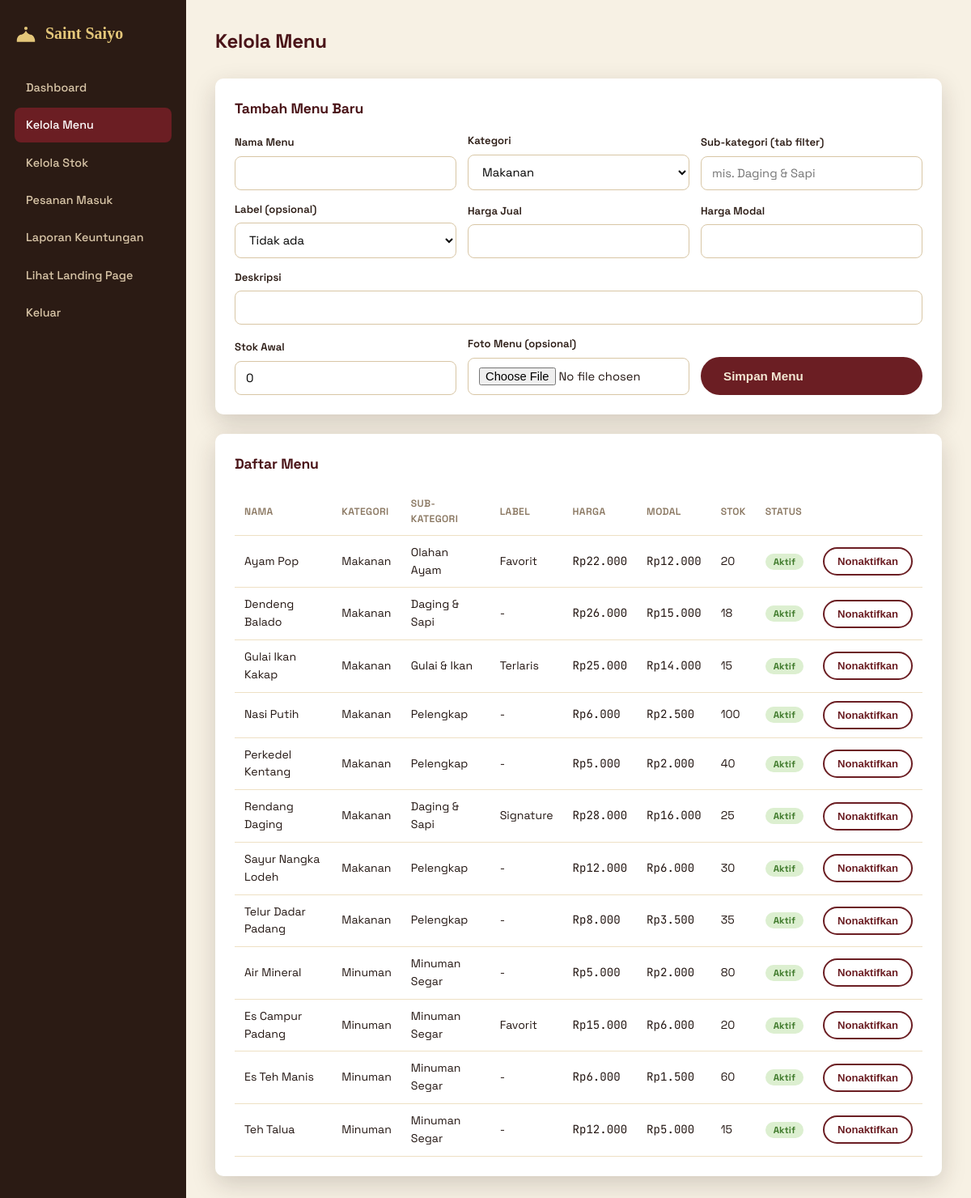
/admin/products.php (signed in), run on the app's committed database.
### tables this page shows
CREATE TABLE products (
  id INT AUTO_INCREMENT PRIMARY KEY,
  name VARCHAR(120) NOT NULL,
  category ENUM('makanan','minuman') NOT NULL,
  subcategory VARCHAR(40) DEFAULT NULL,
  badge VARCHAR(20) DEFAULT NULL,
  price INT NOT NULL,
  cost_price INT NOT NULL DEFAULT 0,    
  stock INT NOT NULL DEFAULT 0,
  description VARCHAR(255) DEFAULT '',
  image_url VARCHAR(255) DEFAULT '',
  is_active TINYINT(1) NOT NULL DEFAULT 1,
  created_at DATETIME DEFAULT CURRENT_TIMESTAMP
);

### includes/functions.php (called while the page is built, shortened)
<?php
function rupiah($n) {
    return 'Rp' . number_format((float)$n, 0, ',', '.');
}
function asset_url($path) {
    $full = __DIR__ . '/../' . ltrim($path, '/');
    $v = file_exists($full) ? filemtime($full) : time();
    return base_url($path) . '?v=' . $v;
}
function base_url($path = '') {
    return '/rmpadang/' . ltrim($path, '/');
}

### admin/products.php (the view, shortened to what this page needs)
<?php
require_once __DIR__ . '/../includes/functions.php';
require_once __DIR__ . '/../includes/partials.php';
$products = $pdo->query("SELECT * FROM products ORDER BY category, name")->fetchAll();
?>
<!DOCTYPE html>
<html lang="id">
<head>
<link rel="stylesheet" href="<?= asset_url('assets/css/style.css') ?>">
</head>
<body>
<div class="dash">
    <?php render_admin_sidebar('products'); ?>
    <div class="dash-main">
        <div class="dash-header"><h1>Kelola Menu</h1></div>
        <div class="panel">
            <h2>Tambah Menu Baru</h2>
            <form method="post" enctype="multipart/form-data" style="display:grid;grid-template-columns:repeat(3,1fr);gap:14px;align-items:end">
                <div class="field" style="margin:0"><label>Nama Menu</label><input type="text" name="name" required></div>
                <div class="field" style="margin:0"><label>Kategori</label>
                    <select name="category"><option value="makanan">Makanan</option><option value="minuman">Minuman</option></select>
                </div>
                <div class="field" style="margin:0"><label>Sub-kategori (tab filter)</label><input type="text" name="subcategory" placeholder="mis. Daging &amp; Sapi" required></div>
                <div class="field" style="margin:0"><label>Label (opsional)</label>
                    <select name="badge">
                        <option value="">Tidak ada</option>
                    </select>
                </div>
                <div class="field" style="margin:0"><label>Harga Jual</label><input type="number" name="price" required></div>
                <div class="field" style="margin:0"><label>Harga Modal</label><input type="number" name="cost_price" required></div>
                <div class="field" style="margin:0;grid-column:1/4"><label>Deskripsi</label><input type="text" name="description"></div>
                <div class="field" style="margin:0"><label>Stok Awal</label><input type="number" name="stock" value="0" required></div>
                <div class="field" style="margin:0"><label>Foto Menu (opsional)</label><input type="file" name="photo" accept=".jpg,.jpeg,.png,.webp"></div>
                <button class="btn btn-maroon" type="submit">Simpan Menu</button>
            </form>
        </div>
        <div class="panel">
            <h2>Daftar Menu</h2>
            <table>
                <thead><tr><th>Nama</th><th>Kategori</th><th>Sub-kategori</th><th>Label</th><th>Harga</th><th>Modal</th><th>Stok</th><th>Status</th><th></th></tr></thead>
                <tbody>
                <?php foreach ($products as $p): ?>
                <tr>
                    <td><?= htmlspecialchars($p['name']) ?></td>
                    <td><?= ucfirst($p['category']) ?></td>
                    <td><?= htmlspecialchars($p['subcategory'] ?? '-') ?></td>
                    <td><?= $p['badge'] ? ucfirst($p['badge']) : '-' ?></td>
                    <td class="mono"><?= rupiah($p['price']) ?></td>
                    <td class="mono"><?= rupiah($p['cost_price']) ?></td>
                    <td><?= $p['stock'] ?></td>
                    <td><span class="tag <?= $p['is_active'] ? 'selesai' : 'dibatalkan' ?>"><?= $p['is_active'] ? 'Aktif' : 'Nonaktif' ?></span></td>
                    <td>
                        <form method="post" style="display:inline">
                            <button class="btn btn-sm btn-outline" style="color:var(--maroon);border-color:var(--maroon)" type="submit"><?= $p['is_active'] ? 'Nonaktifkan' : 'Aktifkan' ?></button>
                        </form>
                    </td>
                </tr>
                <?php endforeach; ?>
                </tbody>
            </table>
        </div>
    </div>
</div>
</body>
</html>

### includes/partials.php (shortened to what this page needs)
<?php
function logo_mark() {
    echo '<svg viewBox="0 0 40 40" fill="none" xmlns="http://www.w3.org/2000/svg">
        <path d="M4 30 C8 16 14 26 20 14 C26 26 32 16 36 30 L36 34 L4 34 Z" fill="currentColor"/>
        <circle cx="20" cy="10" r="3" fill="currentColor"/>
    </svg>';
}
    ?>
    <?php
function render_admin_sidebar($active) {
    $links = [
        'dashboard' => ['url' => 'admin/dashboard.php', 'label' => 'Dashboard'],
        'products'  => ['url' => 'admin/products.php', 'label' => 'Kelola Menu'],
        'stock'     => ['url' => 'admin/stock.php', 'label' => 'Kelola Stok'],
        'orders'    => ['url' => 'admin/orders.php', 'label' => 'Pesanan Masuk'],
        'laporan'   => ['url' => 'admin/laporan.php', 'label' => 'Laporan Keuntungan'],
    ];
    ?>
    <div class="sidebar">
        <div class="brand"><?php logo_mark(); ?> Saint Saiyo</div>
        <?php foreach ($links as $key => $l): ?>
            <a href="<?= base_url($l['url']) ?>" class="side-link <?= $active === $key ? 'active' : '' ?>"><?= $l['label'] ?></a>
        <?php endforeach; ?>
        <a href="<?= base_url('index.php') ?>" class="side-link">Lihat Landing Page</a>
        <a href="<?= base_url('auth/logout.php') ?>" class="side-link">Keluar</a>
    </div>
    <?php
}
    ?>

### assets/css/style.css (style rules this page uses)
:root { --maroon: #6B1E23; --maroon-dark: #4A1418; --wood: #2B1B14; --gold: #C89B3C; --gold-soft: #E4C77A; --cream: #F3E8D4; --chili: #A8321A; --sage: #55693F; --ink: #241713; --radius: 10px; --shadow: 0 10px 30px rgba(43,27,20,.18); }
* { box-sizing:border-box; }
html { scroll-behavior:smooth; }
body { margin:0; background:var(--cream); color:var(--ink); font-family:'Space Grotesk',sans-serif; line-height:1.55; }
h1,h2,h3,.display { font-family:'Space Grotesk',sans-serif; font-weight:700; color:var(--maroon-dark); margin:0 0 .4em; letter-spacing:-0.01em; }
.mono { font-family:'JetBrains Mono',monospace; }
a { color:inherit; text-decoration:none; }
.btn { display:inline-flex; align-items:center; gap:8px; padding:13px 26px; border-radius:999px; font-weight:600; font-size:.95rem; cursor:pointer; border:2px solid transparent; transition:transform .15s ease, box-shadow .15s ease; }
.btn-outline { border-color:var(--cream); color:var(--cream); background:transparent; }
.btn-maroon { background:var(--maroon); color:var(--cream); }
.btn-sm { padding:8px 16px; font-size:.82rem; }
.brand { font-family:'Fraunces',serif; font-weight:700; font-size:1.25rem; color:var(--gold-soft); display:flex; align-items:center; gap:10px; }
.brand svg { width:28px; height:28px; }
.field { margin-bottom:16px; }
.field label { display:block; font-size:.82rem; font-weight:600; margin-bottom:6px; color:var(--wood); }
.field input, .field select, .field textarea { width:100%; padding:11px 13px; border-radius:8px; border:1.5px solid #d8c6a5; font-family:inherit; font-size:.92rem; background:#fff; }
.dash { display:grid; grid-template-columns:230px 1fr; min-height:100vh; background:#F7F1E4; }
.sidebar { background:var(--wood); color:var(--cream); padding:26px 18px; }
.sidebar .brand { margin-bottom:30px; }
.side-link { display:block; padding:10px 14px; border-radius:8px; font-size:.9rem; font-weight:500; color:#D9C6A8; margin-bottom:4px; }
.side-link.active { background:var(--maroon); color:#fff; }
.dash-main { padding:32px 36px; }
.dash-header { display:flex; justify-content:space-between; align-items:center; margin-bottom:28px; }
.dash-header h1 { font-size:1.5rem; margin:0; }
.panel { background:#fff; border-radius:var(--radius); padding:24px; box-shadow:var(--shadow); margin-bottom:24px; }
.panel h2 { font-size:1.1rem; margin-bottom:16px; }
table { width:100%; border-collapse:collapse; font-size:.88rem; }
th,td { padding:10px 12px; text-align:left; border-bottom:1px solid #EEE0C4; }
th { color:#8a7761; font-weight:600; font-size:.76rem; text-transform:uppercase; letter-spacing:.03em; }
.tag { padding:3px 10px; border-radius:999px; font-size:.72rem; font-weight:700; }
.tag.selesai { background:#dcefd0; color:#3f7a2b; }

### data on the page
products: name "Ayam Pop", category "Makanan", subcategory "Olahan Ayam", badge "Favorit", price "Rp22.000", cost_price "Rp12.000", stock "20", is_active "Aktif"
products: name "Dendeng Balado", category "Makanan", subcategory "Daging & Sapi", price "Rp26.000", cost_price "Rp15.000", stock "18", is_active "Aktif"
products: name "Gulai Ikan Kakap", category "Makanan", subcategory "Gulai & Ikan", badge "Terlaris", price "Rp25.000", cost_price "Rp14.000", stock "15", is_active "Aktif"
products: name "Nasi Putih", category "Makanan", subcategory "Pelengkap", price "Rp6.000", cost_price "Rp2.500", stock "100", is_active "Aktif"
products: name "Perkedel Kentang", category "Makanan", subcategory "Pelengkap", price "Rp5.000", cost_price "Rp2.000", stock "40", is_active "Aktif"
products: name "Rendang Daging", category "Makanan", subcategory "Daging & Sapi", badge "Signature", price "Rp28.000", cost_price "Rp16.000", stock "25", is_active "Aktif"
products: name "Sayur Nangka Lodeh", category "Makanan", subcategory "Pelengkap", price "Rp12.000", cost_price "Rp6.000", stock "30", is_active "Aktif"
products: name "Telur Dadar Padang", category "Makanan", subcategory "Pelengkap", price "Rp8.000", cost_price "Rp3.500", stock "35", is_active "Aktif"
products: name "Air Mineral", category "Minuman", subcategory "Minuman Segar", price "Rp5.000", cost_price "Rp2.000", stock "80", is_active "Aktif"
products: name "Es Campur Padang", category "Minuman", subcategory "Minuman Segar", badge "Favorit", price "Rp15.000", cost_price "Rp6.000", stock "20", is_active "Aktif"
products: name "Es Teh Manis", category "Minuman", subcategory "Minuman Segar", price "Rp6.000", cost_price "Rp1.500", stock "60", is_active "Aktif"
products: name "Teh Talua", category "Minuman", subcategory "Minuman Segar", price "Rp12.000", cost_price "Rp5.000", stock "15", is_active "Aktif"

### other printed values
$l['label'] "Dashboard"
$l['label'] "Kelola Menu"
$l['label'] "Kelola Stok"
$l['label'] "Pesanan Masuk"
$l['label'] "Laporan Keuntungan"
